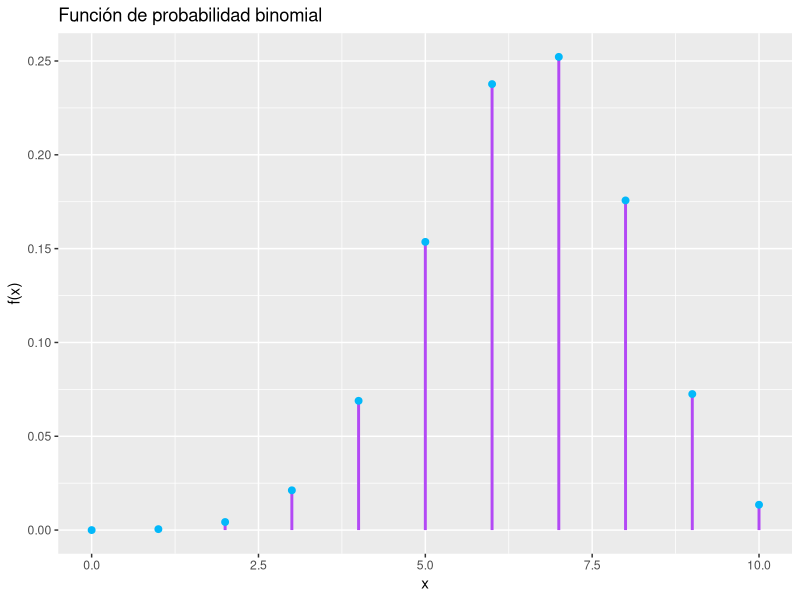
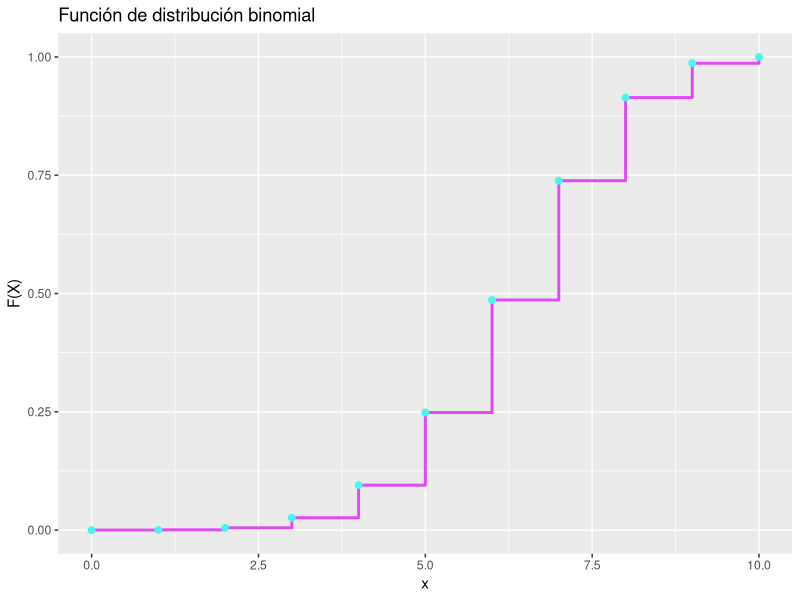
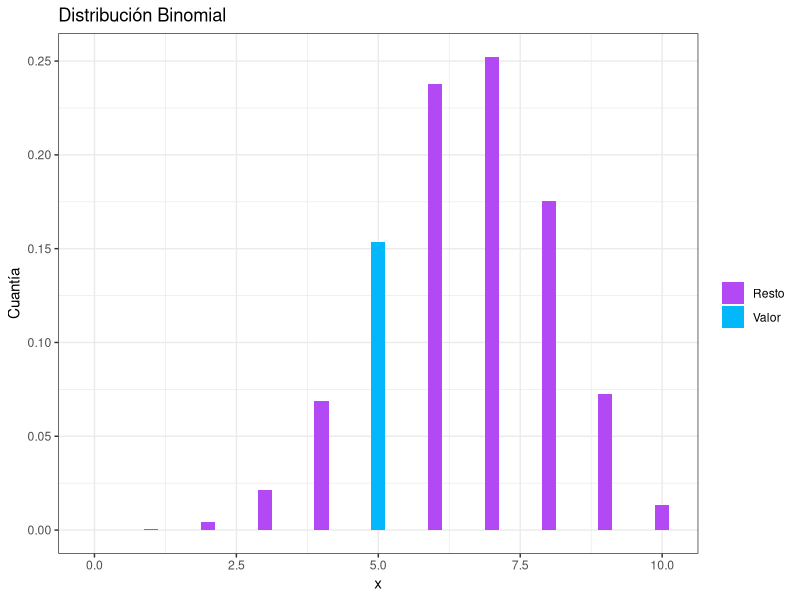
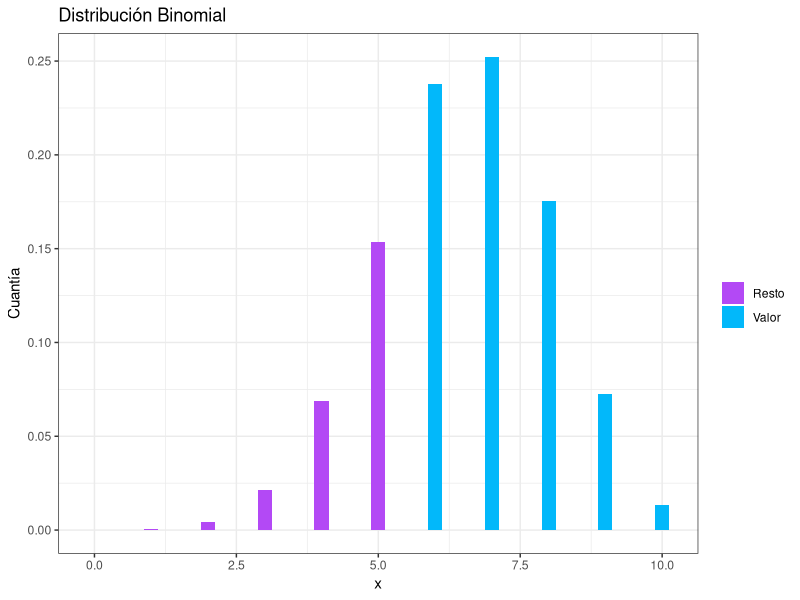
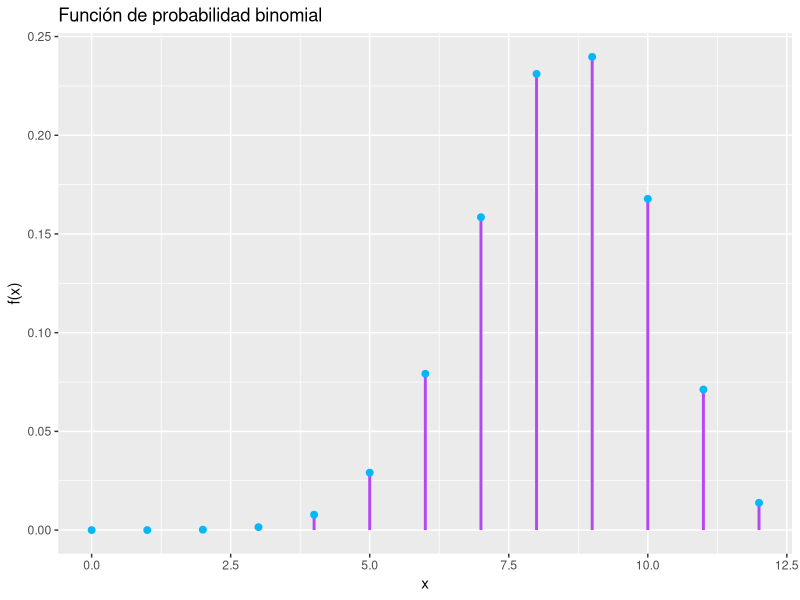

R code for these plots, in order:
## ---- chunk 1
# Verificar, instalar y activar el paquete "tidyverse"
if (!require(tidyverse)) {
  install.packages("tidyverse")
}
library(tidyverse)

# Verificar, instalar y activar el paquete "kableExtra"
if (!require(kableExtra)) {
  install.packages("kableExtra")
}
library(kableExtra)


# Verificar, instalar y activar el paquete "dplyr"
if (!require(dplyr)) {
  install.packages("dplyr")
}
library(dplyr)
## ---- chunk 2
n <- 10
p <- 0.65
x <- 0:n
fx <- round(dbinom(x, n, p),4)
Fx <- round(cumsum(fx),4)
df = data.frame(x, fx, Fx)
Form.Basic <- c("striped", "bordered", "hover", "condensed", "responsive")
kable(df, align = "c") %>% 
  kable_styling("striped", full_width = F) %>%
  column_spec(1, bold = T) %>%
  row_spec(0:11, bold = T, color = "#0d0d0d", background = "#eecafc")
## ---- chunk 3
df_1 <- data.frame(x = x, fx = fx, xend = x, fxend = 0)

ggplot(df_1, aes(x = x, y = fx)) +
  geom_segment(aes(xend = xend, yend = fxend), color = "#b349f5", size = 1) +
  geom_point(color = "#02b8fa", size = 2) +
  labs(title = "Función de probabilidad binomial",
       x = "x",
       y = "f(x)")
## ---- chunk 4
df_2 <- data.frame(x = x, Fx = Fx)

ggplot(df_2, aes(x = x, y = Fx)) +
  geom_step(color = "#e149f5", size = 1) +
  geom_point(color = "#49f5ec", size = 2) +
  labs(title = "Función de distribución binomial",
       x = "x",
       y = "F(X)")
## ---- chunk 5
round(dbinom(5,size=n,prob=p),4)
## ---- chunk 6
round(pbinom(5,size=n,prob=p, lower.tail=FALSE),4)
## ---- chunk 7
rango = 0:n
df_3 = data.frame(x = rango, y = dbinom(rango, size=n, prob=p))
ggplot(df_3, aes(x = x, y = y, fill=factor(ifelse(x==5,"Valor","Resto")))) +
geom_bar(stat = "identity",width = 0.25) + xlab("x") + ylab("Cuantía") +
ggtitle("Distribución Binomial") +
scale_fill_manual(name = "", values=c("#b349f5","#02b8fa")) + theme_bw()
## ---- chunk 8
ggplot(df_3, aes(x = x, y = y, fill=factor(ifelse(x>5,"Valor","Resto")))) +
geom_bar(stat = "identity",width = 0.25) + xlab("x") + ylab("Cuantía") +
ggtitle("Distribución Binomial") +
scale_fill_manual(name = "", values=c("#b349f5","#02b8fa")) + theme_bw()
## ---- chunk 9
# Definir los parámetros del ejercicio
n <- 12  # Número de ciudadanos invitados
p <- 0.70  # Probabilidad de participación
x <- 0:n  # Número de éxitos posibles (de 0 a 12)
fx <- round(dbinom(x, n, p), 4)  # Calcular las probabilidades de éxito exacto
Fx <- round(cumsum(fx), 4)  # Calcular la probabilidad acumulada

# Crear un data frame con los resultados
df <- data.frame(x, fx, Fx)



# Generar la tabla con el estilo deseado
kable(df, align = "c") %>% 
  kable_styling("striped", full_width = F) %>%
  column_spec(1, bold = T) %>%
  row_spec(0:13, bold = T, color = "#0d0d0d", background = "#eecafc")

## ---- chunk 10
df_1 <- data.frame(x = x, fx = fx, xend = x, fxend = 0)

ggplot(df_1, aes(x = x, y = fx)) +
  geom_segment(aes(xend = xend, yend = fxend), color = "#b349f5", size = 1) +
  geom_point(color = "#02b8fa", size = 2) +
  labs(title = "Función de probabilidad binomial",
       x = "x",
       y = "f(x)")
## ---- chunk 11
# Definir los parámetros del ejercicio
n <- 12  # Número de ciudadanos invitados
p <- 0.70  # Probabilidad de participación

# Calcular la probabilidad de que como máximo 6 ciudadanos participen
probabilidad_max_6 <- round(pbinom(6, size = n, prob = p), 4)

# Mostrar el resultado
cat("La probabilidad de que como máximo 6 ciudadanos participen en la audiencia pública es: ", probabilidad_max_6, "\n")

## ---- chunk 12
# Parámetros del ejercicio
n <- 10        # Número de solicitudes en la muestra
p <- 0.80      # Probabilidad de que una solicitud esté completa y sin errores
x <- 0:n       # Rango de posibles resultados (de 0 a 10 solicitudes)

# Calculamos las probabilidades
fx <- round(dbinom(x, n, p), 4)  # Probabilidad de exactamente 'x' éxitos
Fx <- round(cumsum(fx), 4)       # Probabilidad acumulada de 'x' o menos éxitos

# Creamos el dataframe para la tabla
df <- data.frame(x, fx, Fx)

# Cargamos las librerías necesarias para la tabla (si no están instaladas, se deben instalar con install.packages())
library(knitr)
library(kableExtra)

# Generamos la tabla con el estilo deseado
kable(df, align = "c", caption = "Tabla de Distribución Binomial (n=10, p=0.80)") %>%
  kable_styling("striped", full_width = F) %>%
  column_spec(1, bold = T) %>%
  row_spec(0:11, bold = T, color = "#0d0d0d", background = "#eecafc")
